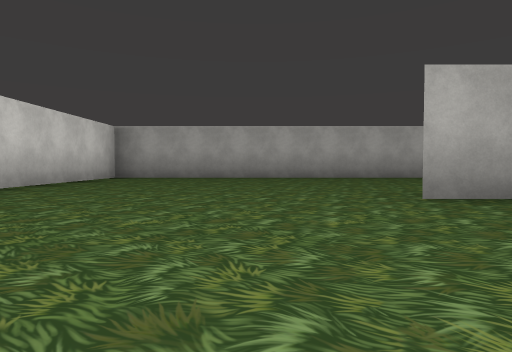
[1] (above)

24 first-person views from a walk through a scene from a Unity 3-D project. The camera is 0.26 m above the floor, tilts 2° down and sees 75° across. The floor is counted in squares, 1 m on a side. Each view is taken from the middle of a square. On the plan, view 1 faces up. The plan holds only what a view shows up to about 9 squares ahead; the rest is blank. The place goes on beyond the plan. The player character is not drawn. Some surface patterns are stand-ins.

[2]
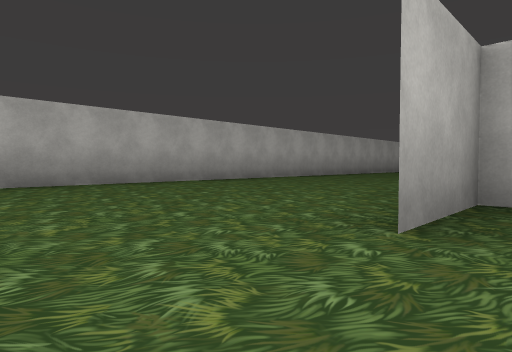

[3]
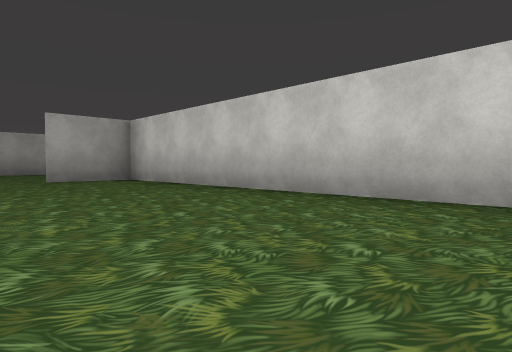

[4]
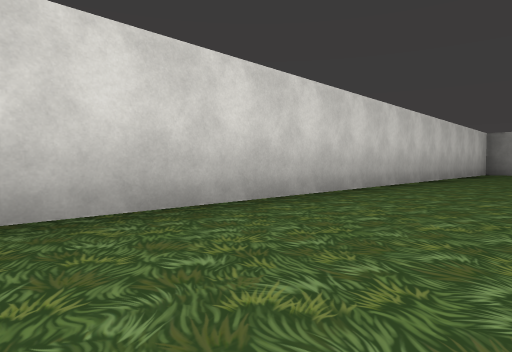

[5]
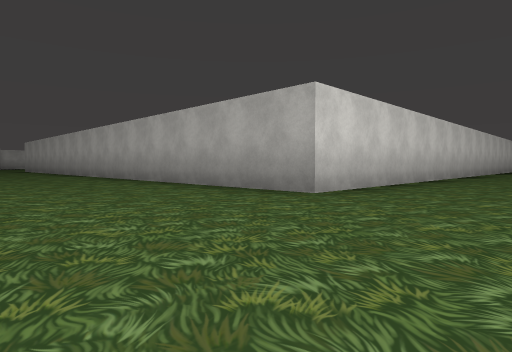

[6]
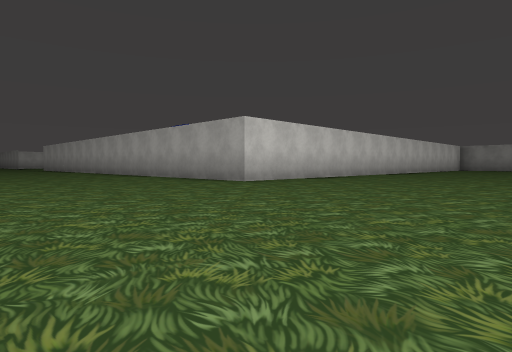

[7]
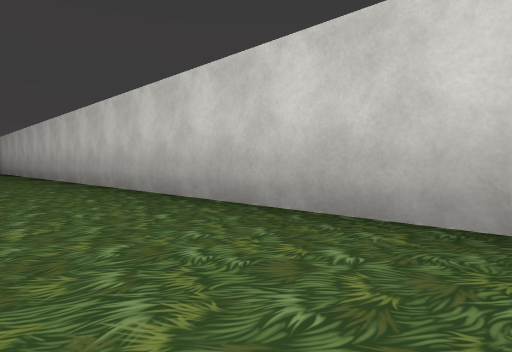

[8]
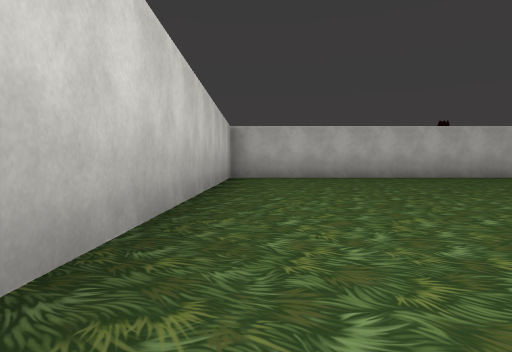

[9]
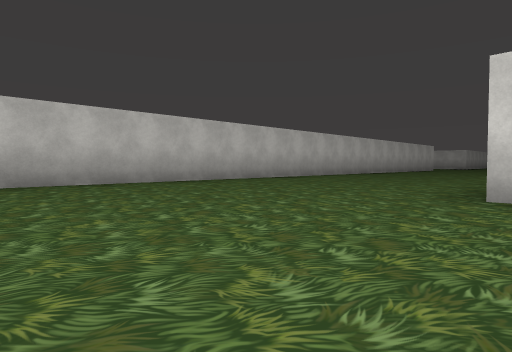

[10]
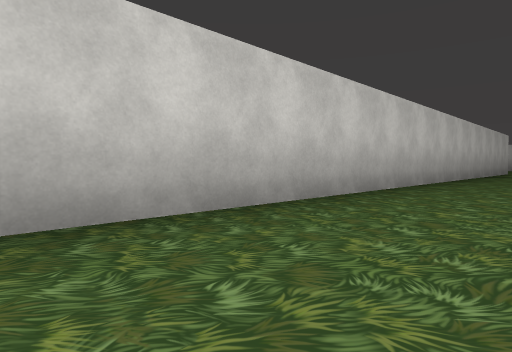

[11]
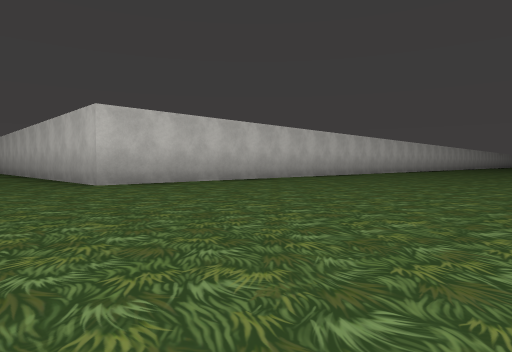

[12]
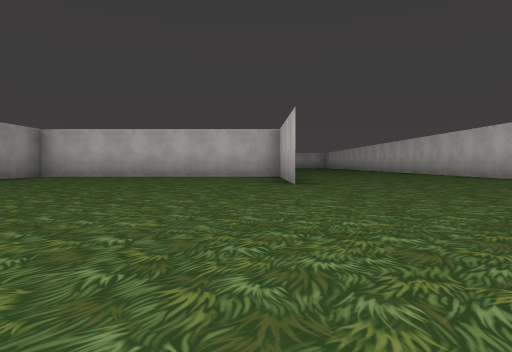

[13]
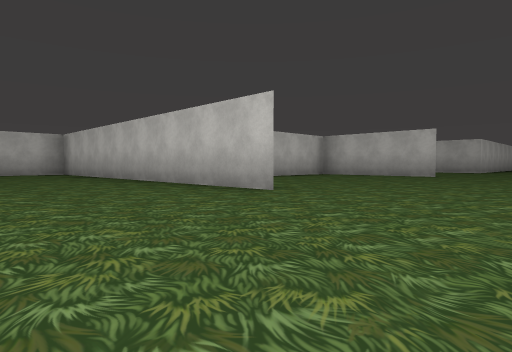

[14]
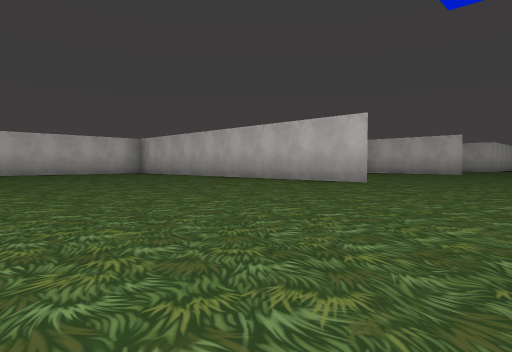

[15]
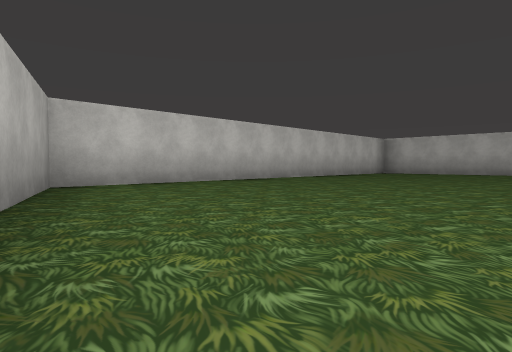

[16]
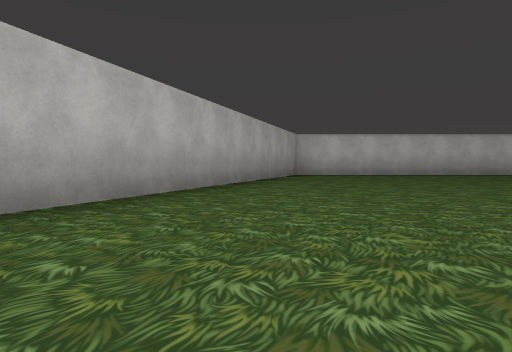

[17]
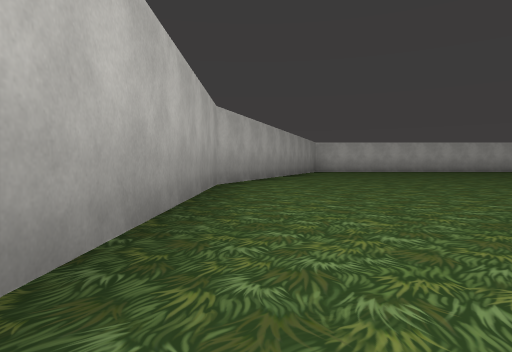

[18]
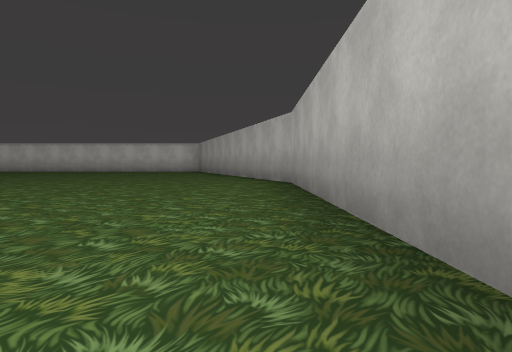

[19]
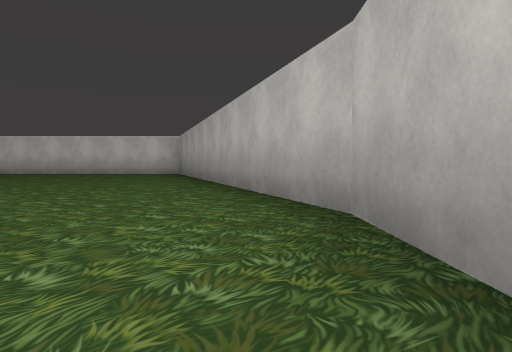

[20]
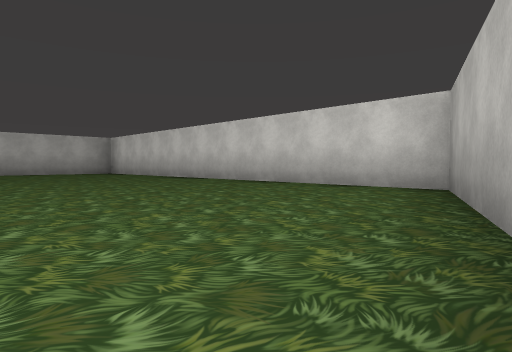

[21]
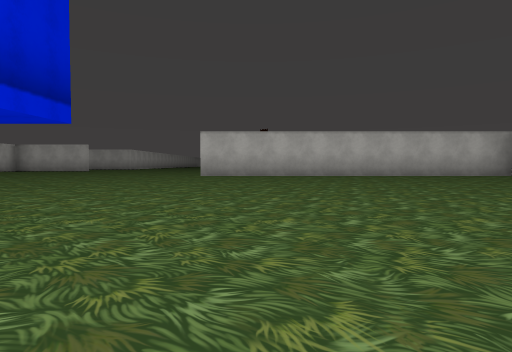

[22]
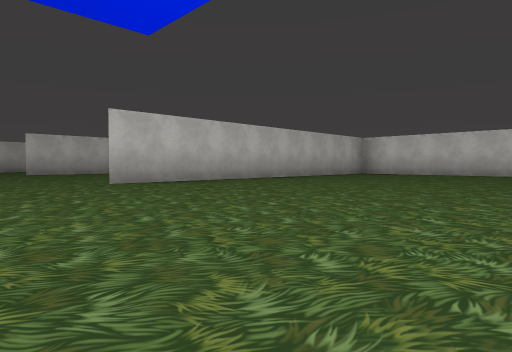

[23]
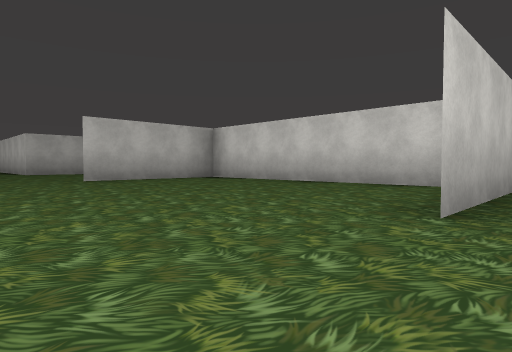

[24]
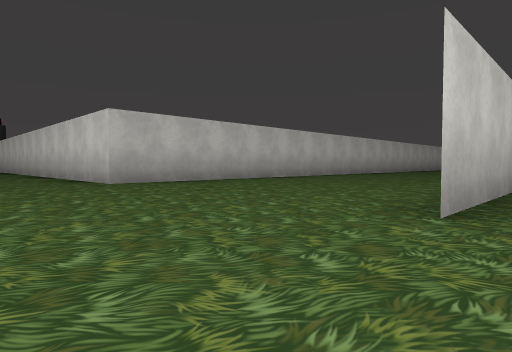

### Floor plan
Points are (right, up) in squares from view 1. A wall is a line through its corners. A room is listed if a view was taken in it or the views show most of it. See-through windows are left out.
Room 1 (views 1, 2, 3, 4, 5, 6, 7, 8, 9, 10, 11, 12, 13, 14, 15, 16, 17, 18, 19, 20, 21, 22, 23, 24)
walls: (-14.8, -5.5) (-12, -5.5) (-12, -0.5) (-13.2, -0.5); (-14.9, -0.5) (-7.8, -0.5) (-7.8, 8) (-14.8, 10.5) (-19.8, 10.5) (-26.8, 8) (-26.8, 0); (-22.3, -1.1) (-22.3, -5.5) (-19.8, -5.5); (-14.8, -16.5) (-14.8, -9.5) (2.5, -9.5) (2.5, 2.5) (1.2, 2.5); (-26.8, -0.5) (-19.8, -0.5); (-26.2, -9.5) (-19.8, -9.5) (-19.8, -16); (8.2, 6.5) (-2.7, 6.5) (-2.7, -5.5) (-11.2, -5.5)

Where each view was taken, in squares from view 1:
view 1: 0 up, 0 right, facing up
view 2: 2 up, 0 right, facing up-right
view 3: 3 down, 0 right, facing up-right
view 4: 3 down, 1 left, facing up-left
view 5: 8 down, 1 left, facing up-left
view 6: 9 down, 1 right, facing up-left
view 7: 9 down, 1 right, facing up-right
view 8: 3 down, 2 right, facing down
view 9: 5 down, 0 right, facing down-left
view 10: 8 down, 4 left, facing down-left
view 11: 8 down, 19 left, facing down-right
view 12: 5 down, 19 left, facing right
view 13: 2 up, 17 left, facing down-right
view 14: 4 up, 17 left, facing down-right
view 15: 9 up, 12 left, facing down-right
view 16: 9 up, 16 left, facing right
view 17: 10 up, 19 left, facing right
view 18: 10 up, 15 left, facing left
view 19: 10 up, 18 left, facing left
view 20: 9 up, 23 left, facing down-left
view 21: 7 up, 21 left, facing down
view 22: 4 up, 18 left, facing down-left
view 23: 0 up, 18 left, facing down-left
view 24: 5 down, 18 left, facing down-left
